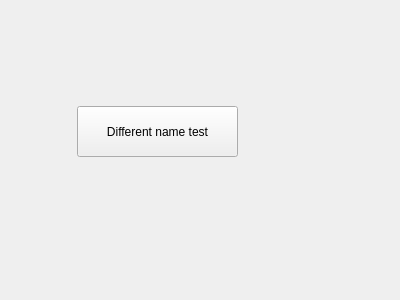
<?xml version="1.0" encoding="UTF-8"?>
<ui version="4.0">
 <class>Form</class>
 <widget class="QWidget" name="Form">
  <property name="geometry">
   <rect>
    <x>0</x>
    <y>0</y>
    <width>400</width>
    <height>300</height>
   </rect>
  </property>
  <property name="windowTitle">
   <string>Form</string>
  </property>
  <widget class="QPushButton" name="pushButton">
   <property name="geometry">
    <rect>
     <x>77</x>
     <y>106</y>
     <width>161</width>
     <height>51</height>
    </rect>
   </property>
   <property name="text">
    <string>Different name test</string>
   </property>
  </widget>
 </widget>
 <resources/>
 <connections/>
</ui>
